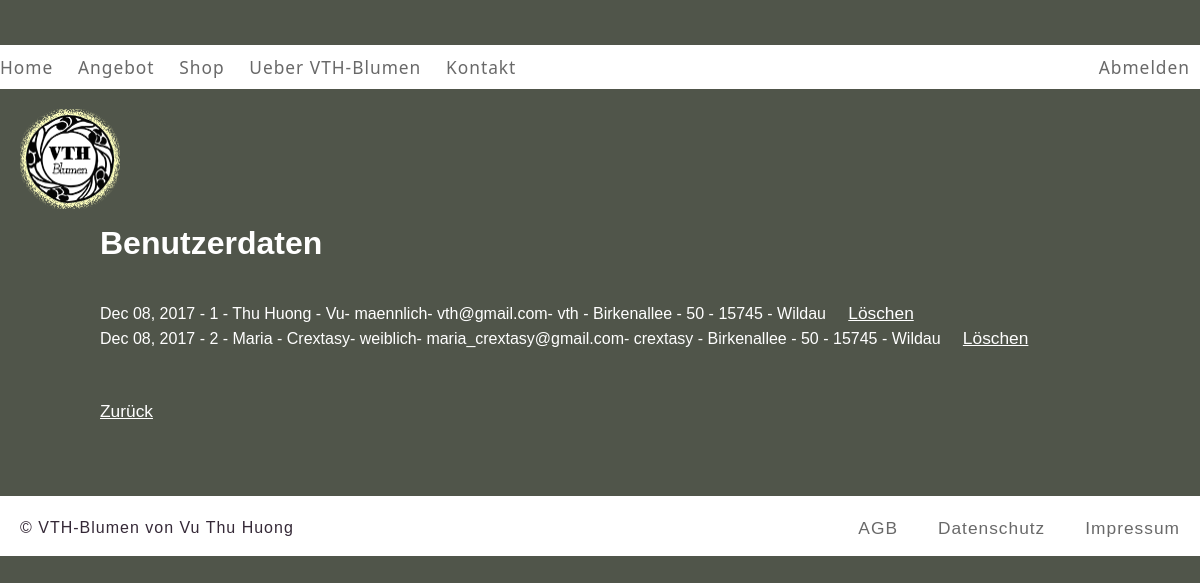
The page /storeadmin/user_list.php (signed in) on the database its author committed.
### tables this page shows
CREATE TABLE `user_account` (
  `id` int(4) NOT NULL,
  `vorname` varchar(50) NOT NULL,
  `nachname` varchar(50) NOT NULL,
  `geschlecht` enum('maennlich','weiblich','andere') NOT NULL,
  `email` varchar(255) NOT NULL,
  `username` varchar(50) NOT NULL,
  `passwort` varchar(40) NOT NULL,
  `strasse` varchar(50) NOT NULL,
  `nummer` int(11) NOT NULL,
  `plz` int(11) NOT NULL,
  `stadt` varchar(50) NOT NULL,
  `date_added` date NOT NULL
);

### storeadmin/user_list.php (the view, shortened to what this page needs)
<?php
	include "../storescripts/db_connection.php";
?>
<?php
$user_list="";
$sql = mysqli_query($conn, "SELECT * FROM user_account ORDER BY date_added DESC");
$userCount = mysqli_num_rows($sql);
if($userCount > 0) {
	while ($row = mysqli_fetch_array($sql)) {
		$id = $row["id"];
		$vorname = $row["vorname"];
		$nachname = $row["nachname"];
		$geschlecht = $row["geschlecht"];
		$email = $row["email"];
		$passwort = $row["passwort"];
		$strasse = $row["strasse"];
		$nummer = $row["nummer"];
		$plz = $row["plz"];
		$stadt = $row["stadt"];
		$date_added = strftime("%b %d, %Y", strtotime($row["date_added"]));
		$user_list="$user_list $date_added - $id - $vorname - $nachname- $geschlecht- $email- $passwort - $strasse - $nummer - $plz - $stadt &nbsp;&nbsp;&nbsp; <a class='white' href='user_list.php?deleteid=$id'>L&ouml;schen</a><br/>";
	}
} else {
	$user_list = "Sie haben noch keine Benutzerdaten.";
}
?>
<!DOCTYPE HTML>
<html lang="de">
<head>
	<link rel="stylesheet" type="text/css" href="../style/index.css" media="screen" />
</head>
<body>
	<?php include_once 'template_header3.php';?><br><br><br><br>
	<div id="content" align="left">
		<h1>Benutzerdaten</h1><br>
		<?php echo $user_list; ?>
		<br><br><a class="white" href="index.php">Zur&uuml;ck</a>
	</div><br><br>
	<br><?php include_once '../template_footer.php';?>
</body>
</html>

### style/index.css (style rules this page uses)
body { margin: 0; background-color: #50554a; text-align: center; }
body,td,th { font-family: Futura, Century Gothic, AppleGothic, sans-serif; color: white; line-height: 1.5em; }
a { font-size: 13pt; }
a.white { color: white; }
#content { width: 1000px; position: relative; left: 0; right: 0; margin: auto; }

### rows shown on the page
user_account: date_added "Dec 08, 2017", id "1", vorname "Thu Huong", nachname "Vu", geschlecht "maennlich", email "vth@gmail.com", passwort "vth", strasse "Birkenallee", nummer "50", plz "15745", stadt "Wildau"
user_account: date_added "Dec 08, 2017", id "2", vorname "Maria", nachname "Crextasy", geschlecht "weiblich", email "maria_crextasy@gmail.com", passwort "crextasy", strasse "Birkenallee", nummer "50", plz "15745", stadt "Wildau"
